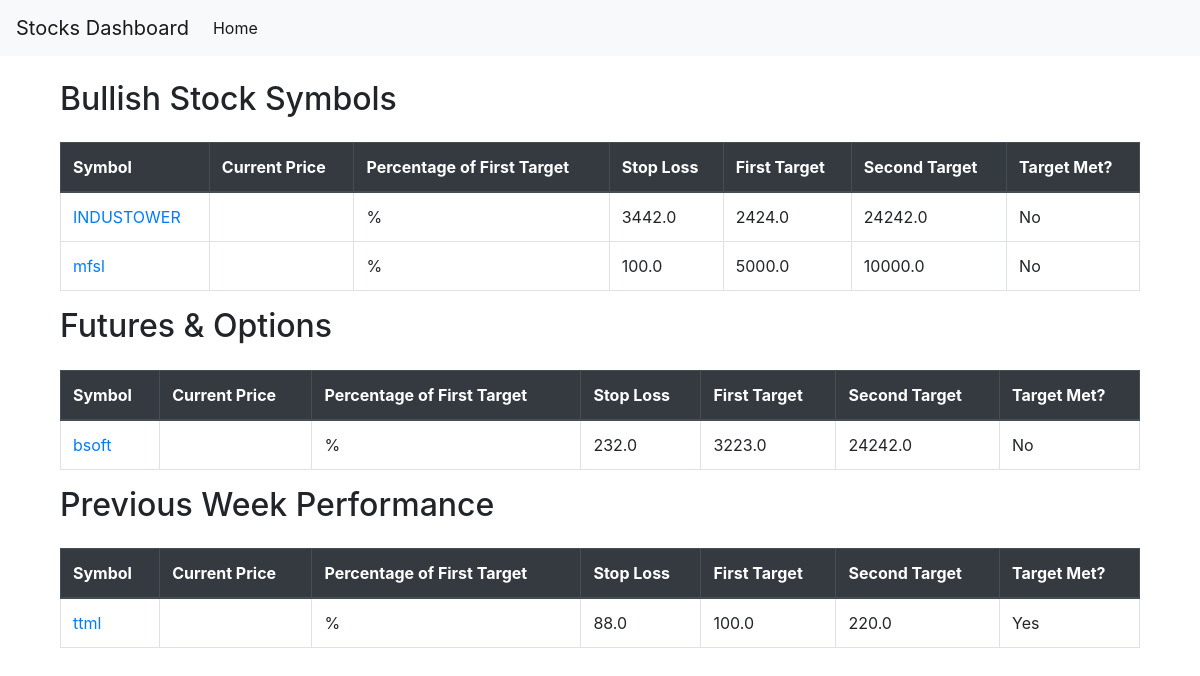
The page / on the database its author committed.
### stocks_dashboard/models.py (models this page shows, shortened)
class StockSymbol(models.Model):
    TYPE_CHOICES = [
        ('bullish', 'Bullish'),
        ('futures_options', 'Futures & Options'),
        ('previous_week', 'Previous Week Performance'),
    ]
    symbol = models.CharField(max_length=10)
    stop_loss = models.FloatField()
    first_target = models.FloatField()
    second_target = models.FloatField()
    target_met = models.BooleanField(default=False)
    type = models.CharField(max_length=16, choices=TYPE_CHOICES)
    current_price = models.FloatField(null=True, blank=True)  # Add field for current price
    update_date = models.DateField(auto_now=True)  # Track last update for moving to previous week

### stocks_dashboard/views.py (the view)
# urls.py: path('', dashboard, name='dashboard'),
def dashboard(request):
    bullish_symbols = StockSymbol.objects.filter(type='bullish')
    futures_options_symbols = StockSymbol.objects.filter(type='futures_options')
    previous_week_symbols = StockSymbol.objects.filter(type='previous_week')  # or based on target_met and date logic
    for queryset in [bullish_symbols, futures_options_symbols, previous_week_symbols]:
        for symbol in queryset:
            ticker = yf.Ticker(f"{symbol.symbol}.NS")
            hist = ticker.history(period="1d")
            if not hist.empty:
                current_price = hist['Close'][-1]  # Get the last close price
                symbol.current_price = current_price
                symbol.percentage = (current_price / symbol.first_target * 100) if symbol.first_target else 0
            else:
                symbol.current_price = None
                symbol.percentage = None
    return render(request, 'stocks_dashboard/dashboard.html', {
        'bullish_symbols': bullish_symbols,
        'futures_options_symbols': futures_options_symbols,
        'previous_week_symbols': previous_week_symbols,
    })

### stocks_dashboard/templates/stocks_dashboard/dashboard.html
{% extends "base.html" %}
{% block content %}
<div class="container mt-4">
    <h2 class="mb-4">Bullish Stock Symbols</h2>
    <table class="table table-hover table-bordered">
      <thead class="thead-dark">
        <tr>
          <th>Symbol</th>
          <th>Current Price</th>
          <th>Percentage of First Target</th>
          <th>Stop Loss</th>
          <th>First Target</th>
          <th>Second Target</th>
          <th>Target Met?</th>
        </tr>
      </thead>
      <tbody>
        {% for symbol in bullish_symbols %}
        <tr>
          <td><a href="{% url 'stock_detail' symbol=symbol.symbol %}">{{ symbol.symbol }}</a></td>
          <td>{{ symbol.current_price }}</td>
          <td>{{ symbol.percentage }}%</td>
          <td>{{ symbol.stop_loss }}</td>
          <td>{{ symbol.first_target }}</td>
          <td>{{ symbol.second_target }}</td>
          <td>{{ symbol.target_met|yesno:"Yes,No" }}</td>
        </tr>
        {% endfor %}
      </tbody>
    </table>
    <h2 class="mb-4">Futures & Options</h2>
    <table class="table table-hover table-bordered">
      <thead class="thead-dark">
        <tr>
          <th>Symbol</th>
          <th>Current Price</th>
          <th>Percentage of First Target</th>
          <th>Stop Loss</th>
          <th>First Target</th>
          <th>Second Target</th>
          <th>Target Met?</th>
        </tr>
      </thead>
      <tbody>
        {% for symbol in futures_options_symbols %}
        <tr>
          <td><a href="{% url 'stock_detail' symbol=symbol.symbol %}">{{ symbol.symbol }}</a></td>
          <td>{{ symbol.current_price }}</td>
          <td>{{ symbol.percentage }}%</td>
          <td>{{ symbol.stop_loss }}</td>
          <td>{{ symbol.first_target }}</td>
          <td>{{ symbol.second_target }}</td>
          <td>{{ symbol.target_met|yesno:"Yes,No" }}</td>
        </tr>
        {% endfor %}
      </tbody>
    </table>
    <h2 class="mb-4">Previous Week Performance</h2>
    <table class="table table-hover table-bordered">
      <thead class="thead-dark">
        <tr>
          <th>Symbol</th>
          <th>Current Price</th>
          <th>Percentage of First Target</th>
          <th>Stop Loss</th>
          <th>First Target</th>
          <th>Second Target</th>
          <th>Target Met?</th>
        </tr>
      </thead>
      <tbody>
        {% for symbol in previous_week_symbols %}
        <tr>
          <td><a href="{% url 'stock_detail' symbol=symbol.symbol %}">{{ symbol.symbol }}</a></td>
          <td>{{ symbol.current_price }}</td>
          <td>{{ symbol.percentage }}%</td>
          <td>{{ symbol.stop_loss }}</td>
          <td>{{ symbol.first_target }}</td>
          <td>{{ symbol.second_target }}</td>
          <td>{{ symbol.target_met|yesno:"Yes,No" }}</td>
        </tr>
        {% endfor %}
      </tbody>
    </table>
</div>
{% endblock %}

### stocks_dashboard/templates/base.html (shortened to what this page needs)
<!DOCTYPE html>
<html lang="en">
<head>
    <link rel="stylesheet" href="https://stackpath.bootstrapcdn.com/bootstrap/4.5.2/css/bootstrap.min.css">
{% load static %}
<link rel="stylesheet" href="{% static 'stocks_dashboard/css/styles.css' %}">
</head>
<body>
    <nav class="navbar navbar-expand-lg navbar-light bg-light">
        <a class="navbar-brand" href="#">Stocks Dashboard</a>
        <div class="collapse navbar-collapse" id="navbarNav">
            <ul class="navbar-nav">
                <li class="nav-item active">
                    <a class="nav-link" href="{% url 'dashboard' %}">Home <span class="sr-only">(current)</span></a>
                </li>
            </ul>
        </div>
    </nav>
    <div class="container mt-4">
        {% block content %}{% endblock %}
    </div>
</body>
</html>

### rows shown on the page
StockSymbol: symbol "INDUSTOWER", stop_loss "3442.0", first_target "2424.0", second_target "24242.0", target_met "No"
StockSymbol: symbol "mfsl", stop_loss "100.0", first_target "5000.0", second_target "10000.0", target_met "No"
StockSymbol: symbol "bsoft", stop_loss "232.0", first_target "3223.0", second_target "24242.0", target_met "No"
StockSymbol: symbol "ttml", stop_loss "88.0", first_target "100.0", second_target "220.0", target_met "Yes"
